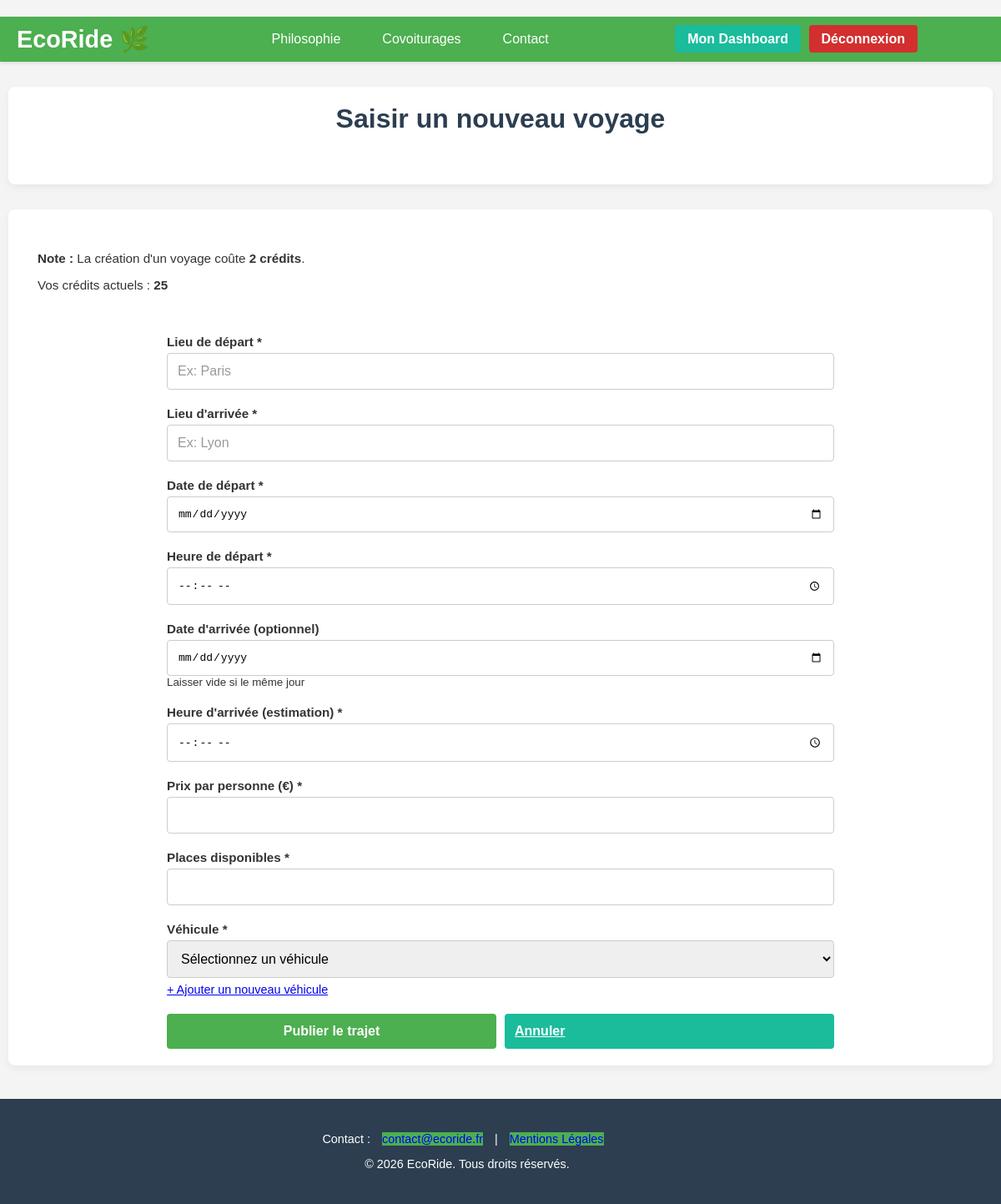
The app's page /public/index.php?p=trajets.nouveau (signed in), older data.
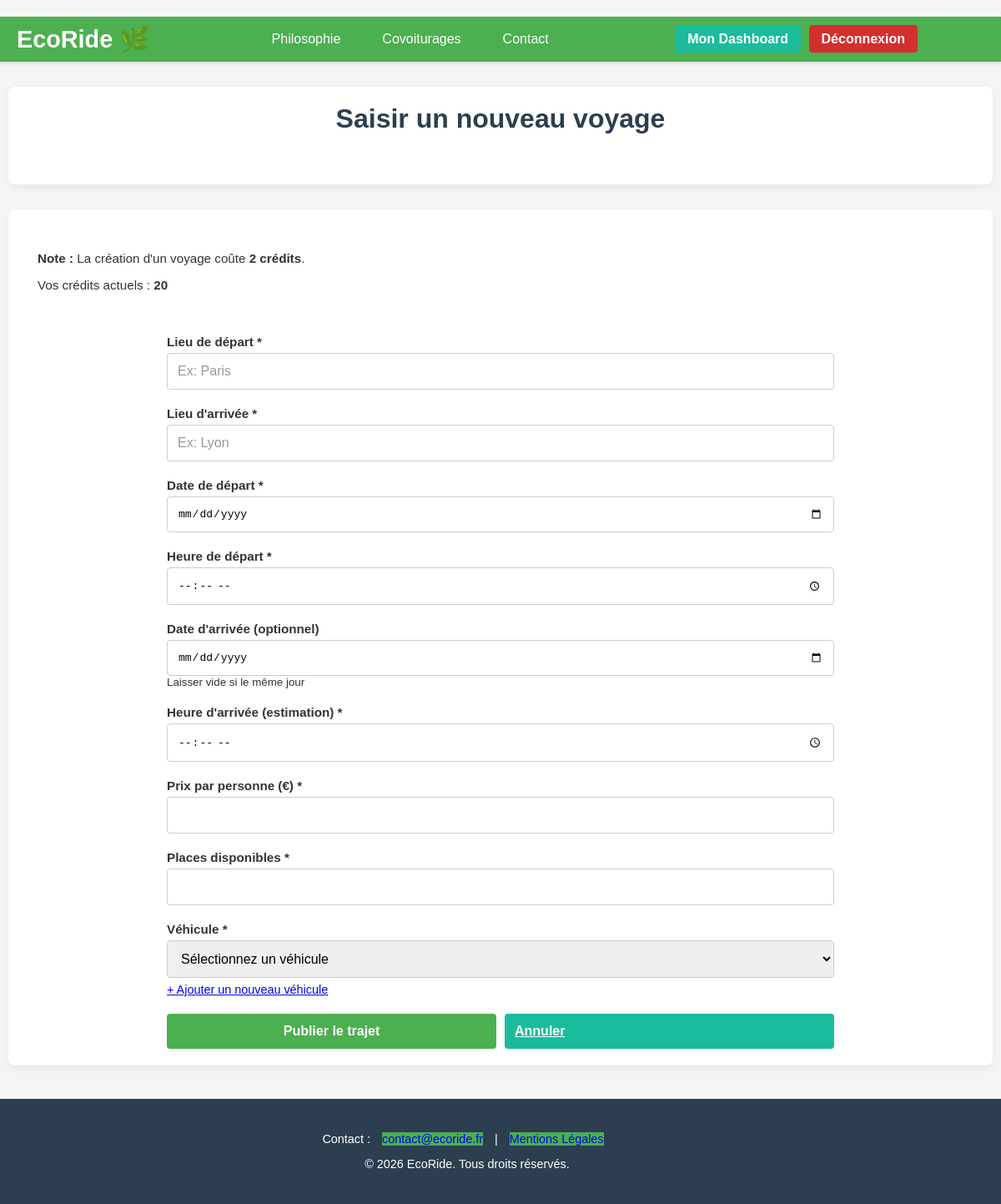
The same page, newer data.
### tables this page shows
CREATE TABLE IF NOT EXISTS `utilisateur` (
  `utilisateur_id` INT NOT NULL AUTO_INCREMENT,
  `nom` VARCHAR(50) NOT NULL,
  `prenom` VARCHAR(50) NOT NULL,
  `email` VARCHAR(50) NOT NULL UNIQUE,  
  `password` VARCHAR(50) NOT NULL,
  `telephone` VARCHAR(50) NULL,
  `adresse` VARCHAR(50) NULL,
  `date_naissance` VARCHAR(50) NULL,  
  `photo` BLOB NULL,
  `pseudo` VARCHAR(50) NOT NULL UNIQUE,
  `role_id` INT NOT NULL,  
  `credit` INT NOT NULL DEFAULT 20,
  PRIMARY KEY (`utilisateur_id`),
  INDEX `fk_utilisateur_role_idx` (`role_id` ASC),
  CONSTRAINT `fk_utilisateur_role`
    FOREIGN KEY (`role_id`)
    REFERENCES `role` (`role_id`)
);

### core/Controller/Controller.php (called while the page is built, shortened)
<?php
class Controller
{
    protected $viewPath;
    protected function render($view, $variables = [])
    {
        extract($variables);
        require($this->viewPath . str_replace('.', '/', $view) . '.php');
    }
}

### app/Controller/TrajetsController.php (called while the page is built, shortened)
<?php
class TrajetsController extends AppController
{
    public function nouveau()
    {
        $utilisateur = $this->Utilisateur->find($_SESSION['auth']);
        $this->render('trajets.nouveau.index', compact('form', 'voitures', 'utilisateur'));
    }
}

### core/Model/Model.php (called while the page is built, shortened)
<?php
class Model
{
    protected $table;
    protected $column;
    protected $db;
    public function __construct(Database $db)
    {
        $this->db = $db;
    }
    public function find($id)
    {
        return $this->query("SELECT * FROM {$this->table} WHERE {$this->column} = ?", [$id], true);
    }
    public function query($statement, $attributes = null, $one = false)
    {
        $classe_name = str_replace('Model', 'Entity', get_class($this));
        if ($attributes) {
            return $this->db->prepare(
                $statement,
                $attributes,
                $classe_name,
                $one
            );
        } else {
            return $this->db->query(
                $statement,
                $classe_name,
                $one
            );
        }
    }
}

### core/Database/MysqlDatabase.php (called while the page is built, shortened)
<?php
class MysqlDatabase extends Database
{
    private $dbname;
    private $dbusername;
    private $dbpassword;
    private $dbhost;
    private $pdo;
    public function __construct($dbname = '', $dbusername = 'root', $dbpassword = '', $dbhost = 'localhost')
    {
        $this->dbname = $dbname;
        $this->dbusername = $dbusername;
        $this->dbpassword = $dbpassword;
        $this->dbhost = $dbhost;
    }
    private function getPdo()
    {
        if ($this->pdo === null) {
            $dns = 'mysql:host=' . $this->dbhost . ';dbname=' . $this->dbname;
            $pdo = new PDO($dns, $this->dbusername, $this->dbpassword);
            $pdo->setAttribute(PDO::ATTR_ERRMODE, PDO::ERRMODE_EXCEPTION);
            $this->pdo = $pdo;
        }
        return $this->pdo;
    }
    public function prepare($statement, $attributes, $class_name = null, $one = false)
    {
        $req = $this->getPdo()->prepare($statement);
        $res = $req->execute($attributes);
        if ($class_name === null) {
            $req->setFetchMode(PDO::FETCH_OBJ);
        } else {
            $req->setFetchMode(PDO::FETCH_CLASS, $class_name);
        }
        if ($one) {
            $datas = $req->fetch();
        } else {
            $datas = $req->fetchAll();
        }
        return $datas;
    }
}

### app/Autoloader.php (called while the page is built, shortened)
<?php
class Autoloader
{
    static function fautoload($class)
    {
        if (strpos($class, __NAMESPACE__) === 0) {
            $class = str_replace(__NAMESPACE__ . '\\', '', $class);
            $class = str_replace('\\', '/', $class);
        }
    }
}

### core/Autoloader.php (called while the page is built, shortened)
<?php
class Autoloader
{
    static function fautoload($class)
    {
        if (strpos($class, __NAMESPACE__) === 0) {
            $class = str_replace(__NAMESPACE__ . '\\', '', $class);
            $class = str_replace('\\', '/', $class);
        }
    }
}

### app/Views/trajets/nouveau/index.php (the view, shortened to what the rows shown need)
<section class="presentation-section">
    <div class="presentation-content">
        <div class="dashboard-header" style="background: none; color: inherit; padding: 0; box-shadow: none;">
            <h1>Saisir un nouveau voyage</h1>
        </div>
    </div>
</section>
<section class="presentation-section">
    <div class="presentation-content">
        <div class="alert alert-info" style="margin-bottom: 20px; text-align: left;">
            <p>Vos crédits actuels : <strong><?= htmlspecialchars($utilisateur->credit) ?></strong></p>
        </div>
    </div>
</section>

Row changes from the older to the newer data that the page shows:
changed utilisateur: credit "25" → "20"
